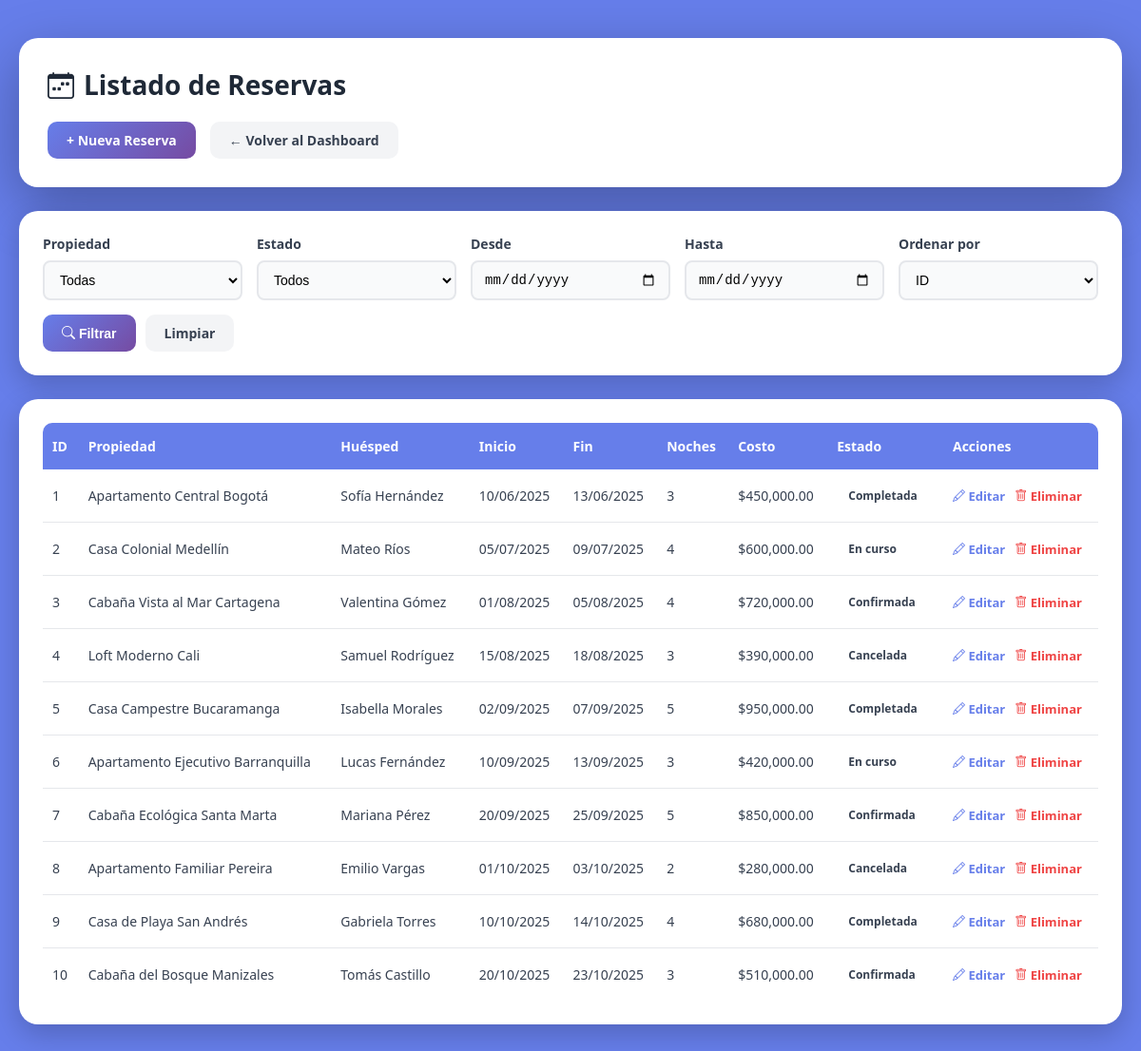
/frontend/reservations/ReservationsList.php (signed in), run on the app's committed database.
### tables this page shows
CREATE TABLE `reservations` (
  `id` int(11) NOT NULL,
  `property_id` int(11) NOT NULL,
  `guest_id` int(11) NOT NULL,
  `start_date` date NOT NULL,
  `end_date` date NOT NULL,
  `nights` int(11) NOT NULL DEFAULT 0,
  `total_cost` decimal(12,2) NOT NULL,
  `status` enum('confirmed','checked_in','completed','cancelled') DEFAULT 'confirmed',
  `created_at` timestamp NOT NULL DEFAULT current_timestamp(),
  `is_active` tinyint(1) DEFAULT 1,
  `deleted_at` datetime DEFAULT NULL
);

CREATE TABLE `properties` (
  `id` int(11) NOT NULL,
  `owner_id` int(11) NOT NULL,
  `title` varchar(200) NOT NULL,
  `description` text DEFAULT NULL,
  `city_id` int(11) DEFAULT NULL,
  `address` varchar(100) DEFAULT NULL,
  `type_id` int(11) DEFAULT NULL,
  `nightly_price` decimal(10,2) NOT NULL DEFAULT 0.00,
  `cleaning_cost` decimal(10,2) NOT NULL DEFAULT 0.00,
  `max_guests` int(11) DEFAULT 1,
  `status` enum('active','inactive','maintenance') DEFAULT 'active',
  `created_at` timestamp NOT NULL DEFAULT current_timestamp(),
  `is_active` tinyint(1) DEFAULT 1,
  `deleted_at` datetime DEFAULT NULL
);

CREATE TABLE `guests` (
  `id` int(11) NOT NULL,
  `name` varchar(50) NOT NULL,
  `email` varchar(50) DEFAULT NULL,
  `phone` varchar(14) DEFAULT NULL,
  `document_type` enum('CC','CE','PAS') NOT NULL,
  `document_number` bigint(10) NOT NULL,
  `created_at` timestamp NOT NULL DEFAULT current_timestamp(),
  `is_active` tinyint(1) DEFAULT 1,
  `deleted_at` datetime DEFAULT NULL
);

### backend/models/Reservation.php (called while the page is built, shortened)
<?php
class Reservation {
    private $pdo;
    public function __construct($pdo) {
        $this->pdo = $pdo;
    }
    public function getFiltered($filters = []) {
        $sql = "
            SELECT r.*,
                p.title AS property_title,
                g.name AS guest_name
            FROM reservations r
            JOIN properties p ON r.property_id = p.id
            JOIN guests g ON r.guest_id = g.id
            WHERE r.is_active = 1
        ";
        $params = [];
        $allowedOrders = ['id', 'guest_name', 'start_date'];
        $orderBy = in_array($filters['order'] ?? '', $allowedOrders) ? $filters['order'] : 'id';
        $sql .= " ORDER BY $orderBy ASC";
        $stmt = $this->pdo->prepare($sql);
        $stmt->execute($params);
        return $stmt->fetchAll(PDO::FETCH_ASSOC);
    }
}

### frontend/reservations/ReservationsList.php (the view, shortened to what this page needs)
<?php
require_once __DIR__ . '/../../config/config.php';
require_once __DIR__ . '/../../backend/models/Reservation.php';
$reservationModel = new Reservation($pdo);
$filters = [
    'property_id' => $_GET['property_id'] ?? null,
    'status' => $_GET['status'] ?? null,
    'start_date_from' => $_GET['start_date_from'] ?? null,
    'start_date_to' => $_GET['start_date_to'] ?? null,
    'order' => $_GET['order'] ?? null
];
$reservations = $reservationModel->getFiltered($filters);
?>
<!DOCTYPE html>
<html lang="es">
<head>
  <link rel="stylesheet" href="https://cdn.jsdelivr.net/npm/bootstrap-icons@1.11.3/font/bootstrap-icons.css">
</head>
<body>
  <div class="container">
    <div class="header-section">
      <h1><i class="bi bi-calendar-week"></i> Listado de Reservas</h1>
      <div class="action-bar">
        <a href="ReservationsForm.php" class="btn btn-primary">+ Nueva Reserva</a>
        <a href="../dashboard.php" class="btn btn-secondary">← Volver al Dashboard</a>
      </div>
    </div>
    <div class="filter-card">
      <form method="GET" action="" class="filter-form">
        <div class="filter-group">
          <label>Propiedad</label>
          <select name="property_id">
            <option value="">Todas</option>
          </select>
        </div>
        <div class="filter-group">
          <label>Estado</label>
          <select name="status">
            <option value="">Todos</option>
          </select>
        </div>
        <div class="filter-group">
          <label>Desde</label>
          <input type="date" name="start_date_from" value="<?= htmlspecialchars($_GET['start_date_from'] ?? '') ?>">
        </div>
        <div class="filter-group">
          <label>Hasta</label>
          <input type="date" name="start_date_to" value="<?= htmlspecialchars($_GET['start_date_to'] ?? '') ?>">
        </div>
        <div class="filter-group">
          <label>Ordenar por</label>
          <select name="order">
            <option value="id" <?= ($_GET['order'] ?? '') == 'id' ? 'selected' : '' ?>>ID</option>
          </select>
        </div>
        <div class="filter-actions">
          <button type="submit" class="btn btn-primary"><i class="bi bi-search"></i> Filtrar</button>
          <a href="ReservationsList.php" class="btn btn-secondary">Limpiar</a>
        </div>
      </form>
    </div>
    <div class="table-card">
      <?php if (count($reservations) > 0): ?>
        <table>
          <thead>
            <tr>
              <th>ID</th>
              <th>Propiedad</th>
              <th>Huésped</th>
              <th>Inicio</th>
              <th>Fin</th>
              <th>Noches</th>
              <th>Costo</th>
              <th>Estado</th>
              <th>Acciones</th>
            </tr>
          </thead>
          <tbody>
            <?php foreach ($reservations as $r): ?>
            <tr>
              <td><?= $r['id'] ?></td>
              <td><?= htmlspecialchars($r['property_title']) ?></td>
              <td><?= htmlspecialchars($r['guest_name']) ?></td>
              <td><?= date('d/m/Y', strtotime($r['start_date'])) ?></td>
              <td><?= date('d/m/Y', strtotime($r['end_date'])) ?></td>
              <td><?= $r['nights'] ?></td>
              <td>$<?= number_format($r['total_cost'], 2) ?></td>
              <td>
                <span class="status-badge">
                  <?php
                  $statusLabels = [
                    'confirmed' => 'Confirmada',
                    'checked_in' => 'En curso',
                    'completed' => 'Completada',
                    'cancelled' => 'Cancelada'
                  ];
                  echo $statusLabels[$r['status']] ?? ucfirst($r['status']);
                  ?>
                </span>
              </td>
              <td>
                <div class="action-links">
                  <a href="ReservationsForm.php?id=<?= $r['id'] ?>" class="action-link"><i class="bi bi-pencil"></i> Editar</a>
                  <a href="../../backend/controllers/ReservationController.php?delete=<?= $r['id'] ?>" class="action-link delete" onclick="return confirm('¿Eliminar esta reserva?')"><i class="bi bi-trash"></i> Eliminar</a>
                </div>
              </td>
            </tr>
            <?php endforeach; ?>
          </tbody>
        </table>
      <?php else: ?>
        <div class="no-data">
          📭 No se encontraron reservas
        </div>
      <?php endif; ?>
    </div>
  </div>
</body>
</html>

### frontend/reservations/ReservationsList.php (style rules this page uses)
* { margin: 0; padding: 0; box-sizing: border-box; }
body { font-family: 'Segoe UI', Tahoma, Geneva, Verdana, sans-serif; background: #667eea; min-height: 100vh; padding: 40px 20px; }
.container { max-width: 1400px; margin: 0 auto; }
.header-section { background: white; border-radius: 20px; padding: 30px; margin-bottom: 25px; box-shadow: 0 20px 60px rgba(0, 0, 0, 0.3); animation: fadeIn 0.5s ease; }
.header-section h1 { color: #1f2937; font-size: 28px; margin-bottom: 20px; display: flex; align-items: center; gap: 10px; }
.action-bar { display: flex; gap: 15px; flex-wrap: wrap; }
.btn { display: inline-block; padding: 10px 20px; border-radius: 10px; text-decoration: none; font-weight: 600; font-size: 14px; transition: all 0.3s ease; border: none; cursor: pointer; }
.btn-primary { background: linear-gradient(135deg, #667eea 0%, #764ba2 100%); color: white; }
.btn-secondary { background: #f3f4f6; color: #374151; }
.filter-card { background: white; border-radius: 20px; padding: 25px; margin-bottom: 25px; box-shadow: 0 10px 30px rgba(0, 0, 0, 0.2); animation: fadeIn 0.6s ease; }
.filter-form { display: grid; grid-template-columns: repeat(auto-fit, minmax(180px, 1fr)); gap: 15px; align-items: end; }
.filter-group { display: flex; flex-direction: column; }
.filter-group label { color: #374151; font-weight: 600; margin-bottom: 8px; font-size: 14px; }
.filter-group select, .filter-group input[type="date"] { padding: 10px 12px; border: 2px solid #e5e7eb; border-radius: 8px; font-size: 14px; background-color: #f9fafb; transition: all 0.3s ease; }
.filter-actions { display: flex; gap: 10px; }
.table-card { background: white; border-radius: 20px; padding: 25px; box-shadow: 0 10px 30px rgba(0, 0, 0, 0.2); animation: fadeIn 0.7s ease; overflow-x: auto; }
table { width: 100%; border-collapse: collapse; }
thead { background: #667eea; }
th { padding: 15px 10px; text-align: left; color: white; font-weight: 600; font-size: 14px; white-space: nowrap; }
th:first-child { border-top-left-radius: 10px; }
th:last-child { border-top-right-radius: 10px; }
td { padding: 15px 10px; border-bottom: 1px solid #e5e7eb; color: #374151; font-size: 14px; }
tr:last-child td { border-bottom: none; }
tbody tr { transition: background-color 0.2s ease; }
.status-badge { display: inline-block; padding: 4px 12px; border-radius: 20px; font-size: 12px; font-weight: 600; white-space: nowrap; }
.action-links { display: flex; gap: 10px; flex-wrap: wrap; }
.action-link { color: #667eea; text-decoration: none; font-weight: 600; font-size: 13px; transition: color 0.3s ease; white-space: nowrap; }
.action-link.delete { color: #ef4444; }

### data on the page
reservations: id "1", property.title "Apartamento Central Bogotá", guest.name "Sofía Hernández", start_date "10/06/2025", end_date "13/06/2025", nights "3", total_cost "450,000.00", status "Completada"
reservations: id "2", property.title "Casa Colonial Medellín", guest.name "Mateo Ríos", start_date "05/07/2025", end_date "09/07/2025", nights "4", total_cost "600,000.00", status "En curso"
reservations: id "3", property.title "Cabaña Vista al Mar Cartagena", guest.name "Valentina Gómez", start_date "01/08/2025", end_date "05/08/2025", nights "4", total_cost "720,000.00", status "Confirmada"
reservations: id "4", property.title "Loft Moderno Cali", guest.name "Samuel Rodríguez", start_date "15/08/2025", end_date "18/08/2025", nights "3", total_cost "390,000.00", status "Cancelada"
reservations: id "5", property.title "Casa Campestre Bucaramanga", guest.name "Isabella Morales", start_date "02/09/2025", end_date "07/09/2025", nights "5", total_cost "950,000.00", status "Completada"
reservations: id "6", property.title "Apartamento Ejecutivo Barranquilla", guest.name "Lucas Fernández", start_date "10/09/2025", end_date "13/09/2025", nights "3", total_cost "420,000.00", status "En curso"
reservations: id "7", property.title "Cabaña Ecológica Santa Marta", guest.name "Mariana Pérez", start_date "20/09/2025", end_date "25/09/2025", nights "5", total_cost "850,000.00", status "Confirmada"
reservations: id "8", property.title "Apartamento Familiar Pereira", guest.name "Emilio Vargas", start_date "01/10/2025", end_date "03/10/2025", nights "2", total_cost "280,000.00", status "Cancelada"
reservations: id "9", property.title "Casa de Playa San Andrés", guest.name "Gabriela Torres", start_date "10/10/2025", end_date "14/10/2025", nights "4", total_cost "680,000.00", status "Completada"
reservations: id "10", property.title "Cabaña del Bosque Manizales", guest.name "Tomás Castillo", start_date "20/10/2025", end_date "23/10/2025", nights "3", total_cost "510,000.00", status "Confirmada"
